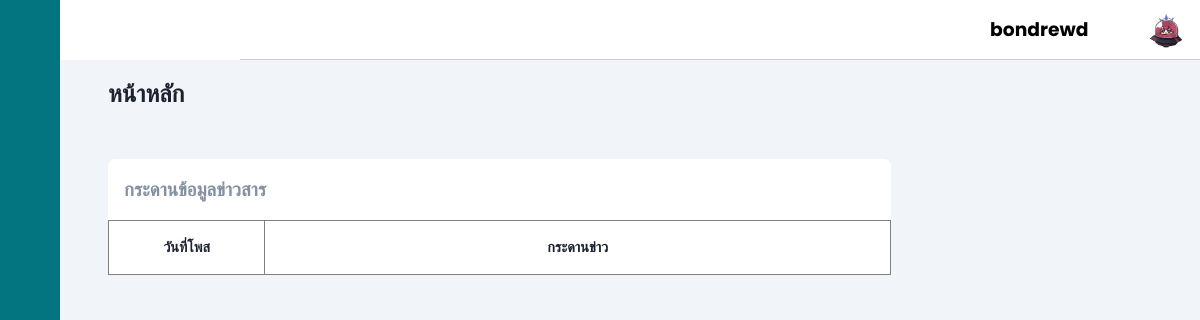
Before: /indexM.php (signed in) with the older database file.
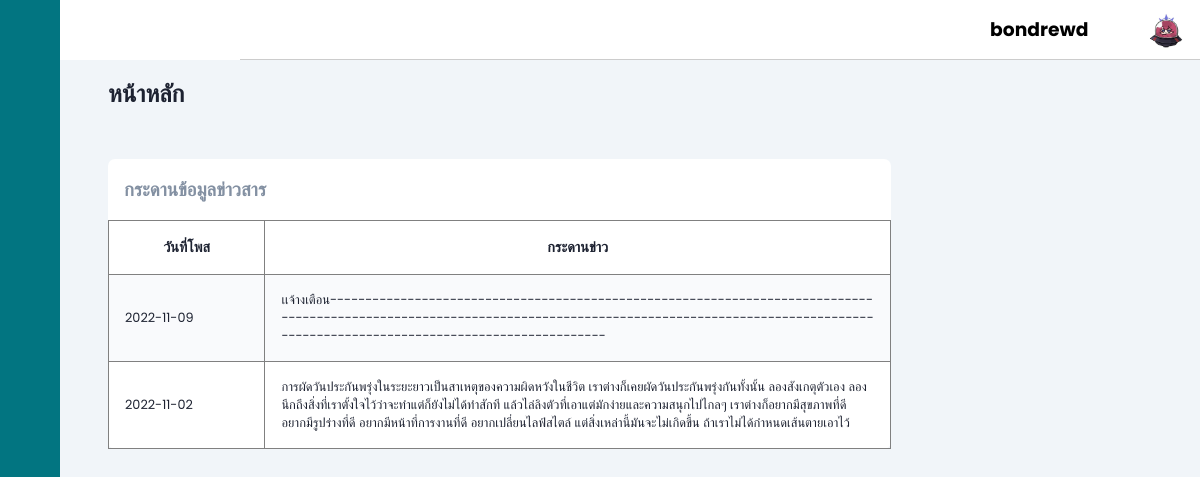
After: the same page with the newer database file.
### tables this page shows
CREATE TABLE `notify` (
  `postid` int(11) NOT NULL,
  `post` text NOT NULL,
  `datepost` date NOT NULL
);

### indexM.php (the view, shortened to what this page needs)
<?php
    include 'headbar.php';
    include 'connect.php';
?>
    <!DOCTYPE html>
    <html lang="en">
    <head>
        <link rel="stylesheet" href="https://cdn.jsdelivr.net/gh/lykmapipo/themify-icons@0.1.2/css/themify-icons.css">
        <link rel="stylesheet" href="style.css">
    </head>
    <body>
    <?php
            $strKeyword = null;
        ?>
            <?php
$sql = "select * from notify where datepost like '%".$strKeyword."%' ";
$query = mysqli_query($con,$sql);
?>
        <div class="main-content">
            <main>
                <h2 class="dash-title">หน้าหลัก</h2>
                <section class="recent">
                    <div class="activity-grid">
                        <div class="activity-card">
                            <h3>กระดานข้อมูลข่าวสาร</h3>
            <div class="table-responsive">
            <table width="700" border="1">
            <tr>
            <th width= "100">วันที่โพส</th>
            <th width= "400">กระดานข่าว</th>
                        <?php
                while($result=mysqli_fetch_array($query,MYSQLI_ASSOC))
                {
                    ?>
                    <tr>
                        <td><?php echo $result["datepost"];?></td>
                        <td><?php echo $result["post"];?></td>
                    </tr>
                    <?php
                  }
              ?>
            </tr>
                            </div>
                        </div>
                    </div>
                </section>
</main>
        </div>
    </body>
    </html>

Changed rows visible on the page:
added notify: datepost "2022-11-09", post "เเจ้างเตือน---------------------------------------------------------------------------------------------------------------------------------------------------------------------------------------------------------------"
added notify: datepost "2022-11-02", post "การผัดวันประกันพรุ่งในระยะยาวเป็นสาเหตุของความผิดหวังในชีวิต เราต่างก็เคยผัดวันประกันพรุ่งกันทั้งนั้น ลองสังเกตุตัวเอง ลองนึกถึงสิ่งที่เราตั้งใจไว้ว่าจะทำแต่ก็ยังไม่ได้ทำสักที แล้วไล่ลิงตัวที่เอาแต่มักง่ายและความสนุกไปไกลๆ เราต่างก็อยากมีสุขภาพที่ดี อยากมีรูปร่างที่ดี อยากมีหน้าที่การงานที่ดี อยากเปลี่ยนไลฟ์สไตล์ แต่สิ่งเหล่านี้มันจะไม่เกิดขึ้น ถ้าเราไม่ได้กำหนดเส้นตายเอาไว้"
